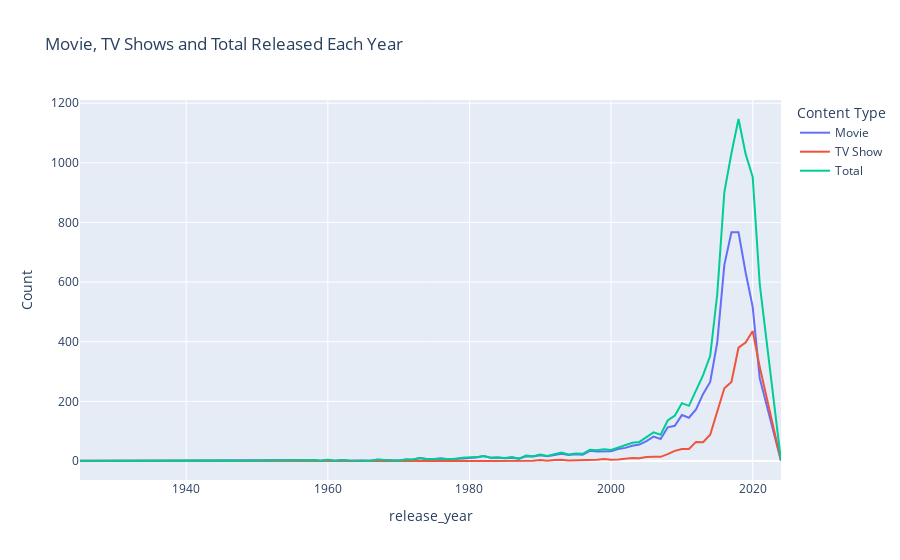

Notebook code for this chart:
### Code cell
content_type = data.groupby(['release_year', 'type']).size().unstack(fill_value=0)
content_type['Total'] = content_type['Movie'] + content_type['TV Show']
content_type = content_type.reset_index()
fig = px.line(
    content_type, 
    x='release_year', 
    y=['Movie', 'TV Show', 'Total'], 
    labels={'value': 'Count', 'variable': 'Content Type'}, 
    title='Movie, TV Shows and Total Released Each Year'
)
fig.show()

### Figure 1 — Plotly figure (JSON) as saved in the notebook; plotly's stock layout.template omitted (floating-point values rounded to 4 significant figures)
{"data": [{"hovertemplate": "Content Type=Movie<br>release_year=%{x}<br>Count=%{y}<extra></extra>", "legendgroup": "Movie", "line": {"color": "#636efa", "dash": "solid"}, "marker": {"symbol": "circle"}, "mode": "lines", "name": "Movie", "orientation": "v", "showlegend": true, "type": "scatter", "x": [1925, 1942, 1943, 1944, 1945, 1946, 1947, 1954, 1955, 1956, 1958, 1959, 1960, 1961, 1962, 1963, 1964, 1965, 1966, 1967, 1968, 1969, 1970, 1971, 1972, 1973, 1974, 1975, 1976, 1977, 1978, 1979, 1980, 1981, 1982, 1983, 1984, 1985, 1986, 1987, 1988, 1989, 1990, 1991, 1992, 1993, 1994, 1995, 1996, 1997, 1998, 1999, 2000, 2001, 2002, 2003, 2004, 2005, 2006, 2007, 2008, 2009, 2010, 2011, 2012, 2013, 2014, 2015, 2016, 2017, 2018, 2019, 2020, 2021, 2024], "xaxis": "x", "y": [0, 2, 3, 3, 3, 1, 1, 2, 3, 2, 3, 1, 4, 1, 3, 1, 2, 2, 1, 4, 3, 2, 2, 5, 4, 10, 6, 7, 9, 6, 7, 10, 11, 12, 17, 11, 12, 9, 11, 8, 16, 15, 19, 16, 20, 24, 20, 23, 21, 34, 32, 32, 33, 40, 44, 51, 55, 67, 82, 74, 113, 118, 154, 145, 173, 225, 265, 398, 658, 767, 767, 633, 517, 277, 0], "yaxis": "y"}, {"hovertemplate": "Content Type=TV Show<br>release_year=%{x}<br>Count=%{y}<extra></extra>", "legendgroup": "TV Show", "line": {"color": "#EF553B", "dash": "solid"}, "marker": {"symbol": "circle"}, "mode": "lines", "name": "TV Show", "orientation": "v", "showlegend": true, "type": "scatter", "x": [1925, 1942, 1943, 1944, 1945, 1946, 1947, 1954, 1955, 1956, 1958, 1959, 1960, 1961, 1962, 1963, 1964, 1965, 1966, 1967, 1968, 1969, 1970, 1971, 1972, 1973, 1974, 1975, 1976, 1977, 1978, 1979, 1980, 1981, 1982, 1983, 1984, 1985, 1986, 1987, 1988, 1989, 1990, 1991, 1992, 1993, 1994, 1995, 1996, 1997, 1998, 1999, 2000, 2001, 2002, 2003, 2004, 2005, 2006, 2007, 2008, 2009, 2010, 2011, 2012, 2013, 2014, 2015, 2016, 2017, 2018, 2019, 2020, 2021, 2024], "xaxis": "x", "y": [1, 0, 0, 0, 1, 1, 0, 0, 0, 0, 0, 0, 0, 0, 0, 1, 0, 0, 0, 1, 0, 0, 0, 0, 1, 0, 1, 0, 0, 1, 0, 1, 0, 1, 0, 0, 0, 1, 2, 0, 2, 1, 3, 1, 3, 4, 2, 2, 3, 4, 4, 7, 4, 5, 7, 10, 9, 13, 14, 14, 23, 34, 40, 40, 64, 63, 88, 162, 244, 265, 380, 397, 436, 315, 1], "yaxis": "y"}, {"hovertemplate": "Content Type=Total<br>release_year=%{x}<br>Count=%{y}<extra></extra>", "legendgroup": "Total", "line": {"color": "#00cc96", "dash": "solid"}, "marker": {"symbol": "circle"}, "mode": "lines", "name": "Total", "orientation": "v", "showlegend": true, "type": "scatter", "x": [1925, 1942, 1943, 1944, 1945, 1946, 1947, 1954, 1955, 1956, 1958, 1959, 1960, 1961, 1962, 1963, 1964, 1965, 1966, 1967, 1968, 1969, 1970, 1971, 1972, 1973, 1974, 1975, 1976, 1977, 1978, 1979, 1980, 1981, 1982, 1983, 1984, 1985, 1986, 1987, 1988, 1989, 1990, 1991, 1992, 1993, 1994, 1995, 1996, 1997, 1998, 1999, 2000, 2001, 2002, 2003, 2004, 2005, 2006, 2007, 2008, 2009, 2010, 2011, 2012, 2013, 2014, 2015, 2016, 2017, 2018, 2019, 2020, 2021, 2024], "xaxis": "x", "y": [1, 2, 3, 3, 4, 2, 1, 2, 3, 2, 3, 1, 4, 1, 3, 2, 2, 2, 1, 5, 3, 2, 2, 5, 5, 10, 7, 7, 9, 7, 7, 11, 11, 13, 17, 11, 12, 10, 13, 8, 18, 16, 22, 17, 23, 28, 22, 25, 24, 38, 36, 39, 37, 45, 51, 61, 64, 80, 96, 88, 136, 152, 194, 185, 237, 288, 353, 560, 902, 1032, 1147, 1030, 953, 592, 1], "yaxis": "y"}], "layout": {"legend": {"title": {"text": "Content Type"}, "tracegroupgap": 0}, "title": {"text": "Movie, TV Shows and Total Released Each Year"}, "xaxis": {"anchor": "y", "domain": [0, 1], "title": {"text": "release_year"}}, "yaxis": {"anchor": "x", "domain": [0, 1], "title": {"text": "Count"}}}}
